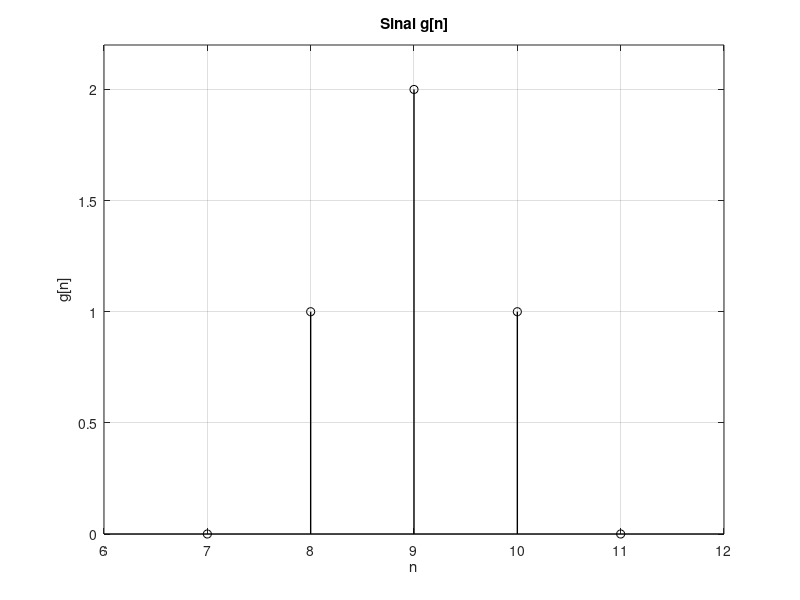
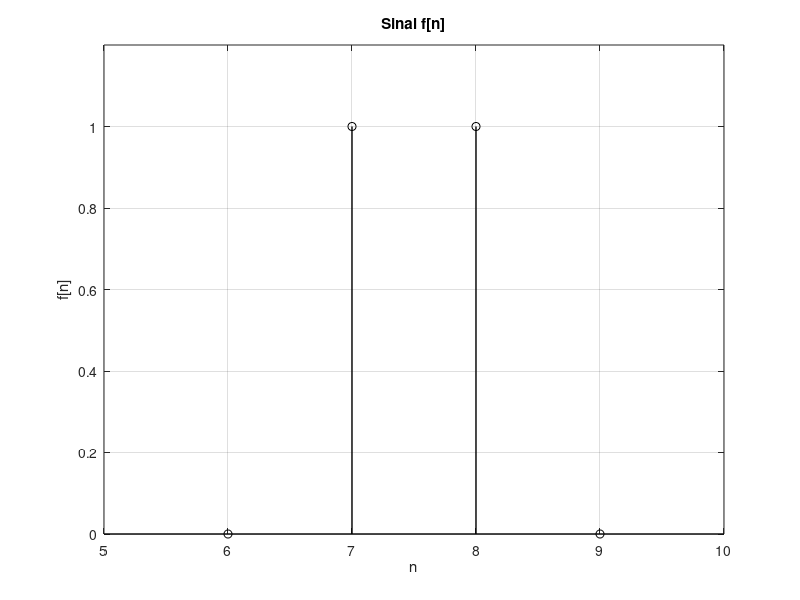

Source code (MATLAB) for these figures, in order:
close all
clear all
clc

#set(0,'DefaultFigureWindowStyle','docked') %Figuras dockadas

gn = [0 1 2 1 0];
g = [7 8 9 10 11];
fn = [0, 1, 1, 0];
f = [6, 7, 8, 9];

figure(1)
stem(g, gn,'k', 'LineWidth', 1)
grid on
xlim([6, 12]);ylim([0, 2.2])
xlabel('n');ylabel('g[n]')
title('Sinal g[n]')

figure(2)
stem(f, fn,'k', 'LineWidth', 1)
grid on
xlim([5, 10]);ylim([0, 1.2])
xlabel('n'); ylabel('f[n]')
title('Sinal f[n]')
